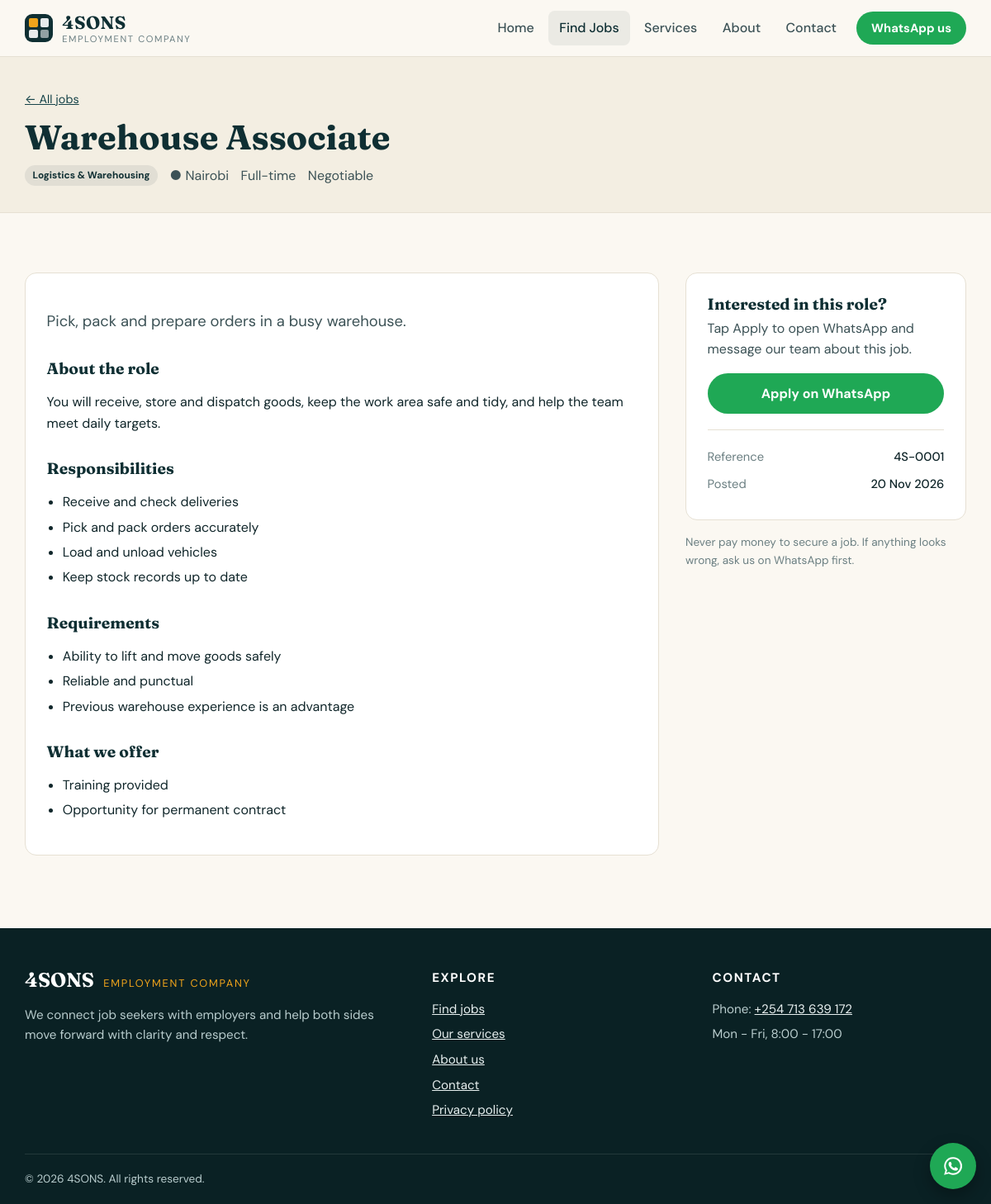
Page /job.php?id=1 on the committed database.
### tables this page shows
CREATE TABLE jobs (
        id           INTEGER PRIMARY KEY AUTOINCREMENT,
        title        TEXT NOT NULL,
        category_id  INTEGER REFERENCES categories(id) ON DELETE SET NULL,
        employer     TEXT,
        location     TEXT,
        job_type     TEXT NOT NULL DEFAULT 'Full-time',
        salary       TEXT,
        summary      TEXT,
        description  TEXT NOT NULL,
        requirements TEXT,
        benefits     TEXT,
        deadline     TEXT,
        status       TEXT NOT NULL DEFAULT 'published',
        featured     INTEGER NOT NULL DEFAULT 0,
        is_sample    INTEGER NOT NULL DEFAULT 0,
        views        INTEGER NOT NULL DEFAULT 0,
        created_at   TEXT NOT NULL,
        updated_at   TEXT NOT NULL
    );

CREATE TABLE categories (
        id         INTEGER PRIMARY KEY AUTOINCREMENT,
        name       TEXT NOT NULL UNIQUE,
        sort_order INTEGER NOT NULL DEFAULT 0
    );

### includes/db.php (called while the page is built, shortened)
<?php
function db(): PDO
{
    static $pdo = null;
    if ($pdo instanceof PDO) {
        return $pdo;
    }
    $path = cfg('db_path');
    $pdo = new PDO('sqlite:' . $path, null, null, [
        PDO::ATTR_ERRMODE            => PDO::ERRMODE_EXCEPTION,
        PDO::ATTR_DEFAULT_FETCH_MODE => PDO::FETCH_ASSOC,
    ]);
    $pdo->exec('PRAGMA foreign_keys = ON');
    $pdo->exec('PRAGMA busy_timeout = 5000');
    return $pdo;
}

### job.php (the view, shortened to what this page needs)
<?php
$id = (int) ($_GET['id'] ?? 0);
$job = $id ? find_job($id) : null;
$closed = !empty($job['deadline']) && $job['deadline'] < date('Y-m-d');
include __DIR__ . '/includes/header.php';
?>
<section class="page-head">
  <div class="container">
    <p class="crumbs"><a href="<?= e(url('jobs.php')) ?>">&larr; All jobs</a></p>
    <h1><?= e($job['title']) ?></h1>
    <div class="job-meta big">
      <?php if ($job['category_name']): ?><span class="chip"><?= e($job['category_name']) ?></span><?php endif; ?>
      <?php if ($job['location']): ?><span class="meta-item">&#9679; <?= e($job['location']) ?></span><?php endif; ?>
      <span class="meta-item"><?= e($job['job_type']) ?></span>
      <?php if ($job['salary']): ?><span class="meta-item"><?= e($job['salary']) ?></span><?php endif; ?>
    </div>
  </div>
</section>
<section class="section">
  <div class="container detail-layout">
    <article class="prose card">
      <?php if ($job['summary']): ?><p class="lead"><?= e($job['summary']) ?></p><?php endif; ?>
      <?= render_text($job['description']) ?>
      <?php if (trim((string) $job['requirements'])): ?><h3>Requirements</h3><?= render_text($job['requirements']) ?><?php endif; ?>
      <?php if (trim((string) $job['benefits'])): ?><h3>What we offer</h3><?= render_text($job['benefits']) ?><?php endif; ?>
    </article>
    <aside class="side">
      <div class="card apply-box">
        <?php if ($closed): ?>
          <h3>Applications closed</h3>
          <p>The deadline for this vacancy has passed. Message us to ask about similar roles.</p>
          <a class="btn btn-wa btn-block" href="<?= e(url('apply.php')) ?>" target="_blank" rel="nofollow noopener">Ask on WhatsApp</a>
        <?php else: ?>
          <h3>Interested in this role?</h3>
          <p>Tap Apply to open WhatsApp and message our team about this job.</p>
          <a class="btn btn-wa btn-block" href="<?= e(url('apply.php?id=' . $id)) ?>" target="_blank" rel="nofollow noopener">Apply on WhatsApp</a>
        <?php endif; ?>
        <dl class="facts">
          <div><dt>Reference</dt><dd><?= e(job_ref($id)) ?></dd></div>
          <div><dt>Posted</dt><dd><?= e(format_date($job['created_at'])) ?></dd></div>
        </dl>
      </div>
      <p class="safe">Never pay money to secure a job. If anything looks wrong, ask us on WhatsApp first.</p>
    </aside>
  </div>
</section>
<?php include __DIR__ . '/includes/footer.php'; ?>

### includes/helpers.php (shortened to what this page needs)
<?php
function e($v): string
{
    return htmlspecialchars((string) $v, ENT_QUOTES | ENT_SUBSTITUTE, 'UTF-8');
}
function base_url(): string
{
    static $base = null;
    if ($base !== null) {
        return $base;
    }
    $script = str_replace('\\', '/', (string) ($_SERVER['SCRIPT_NAME'] ?? '/'));
    $pos = strrpos($script, '/');
    $dir = $pos === false ? '' : substr($script, 0, $pos);
    return $base = rtrim($dir, '/');
}
function url(string $path = ''): string
{
    return base_url() . '/' . ltrim($path, '/');
}
function inline_fmt(string $s): string
{
    return preg_replace('/\*\*(.+?)\*\*/s', '<strong>$1</strong>', e($s));
}
function render_text(?string $text): string
{
    $text = trim(str_replace(["\r\n", "\r"], "\n", (string) $text));
    $out = '';
    foreach (preg_split("/\n{2,}/", $text) as $block) {
        $lines = explode("\n", trim($block));
        if (preg_match('/^##\s+(.+)$/', $lines[0], $m)) {
            $out .= '<h3>' . inline_fmt($m[1]) . '</h3>';
            array_shift($lines);
            if (!$lines) {
                continue;
            }
        }
        $isList = true;
        foreach ($lines as $l) {
            if (!preg_match('/^\s*[-*•]\s+/u', $l)) {
                $isList = false;
                break;
            }
        }
        if ($isList) {
            $out .= '<ul>';
            foreach ($lines as $l) {
                $out .= '<li>' . inline_fmt(preg_replace('/^\s*[-*•]\s+/u', '', $l)) . '</li>';
            }
            $out .= '</ul>';
        } else {
            $out .= '<p>' . implode('<br>', array_map('inline_fmt', $lines)) . '</p>';
        }
    }
    return $out;
}
function format_date(?string $s, string $fmt = 'j M Y'): string
{
    $t = strtotime($s);
    return $t ? date($fmt, $t) : '';
}
function job_ref(int $id): string
{
    return sprintf('4S-%04d', $id);
}
function find_job(int $id, bool $liveOnly = false): ?array
{
    $sql = 'SELECT j.*, c.name AS category_name FROM jobs j LEFT JOIN categories c ON c.id = j.category_id WHERE j.id = ?';
    $params = [$id];
    $st = db()->prepare($sql);
    $st->execute($params);
    $row = $st->fetch();
    return $row ?: null;
}

### assets/css/style.css (style rules this page uses)
:root { --ink:#10262a; --ink-2:#3c5256; --muted:#6b7f82; --teal:#0f2f33; --teal-2:#164349; --paper:#fbf8f2; --card:#fff; --line:#e6e0d3; --wa:#1fa855; --wa-dark:#178a45; --danger:#b3261e; --radius:14px; --shadow:0 1px 2px rgba(16,38,42,.06),0 8px 24px rgba(16,38,42,.07); --serif:'Fraunces',Georgia,serif; --sans:'DM Sans',system-ui,-apple-system,Segoe UI,sans-serif; }
* { box-sizing:border-box }
html { scroll-behavior:smooth }
body { margin:0;font-family:var(--sans);color:var(--ink);background:var(--paper);line-height:1.6;font-size:16px;-webkit-font-smoothing:antialiased }
a { color:var(--teal-2) }
h1,h2,h3 { font-family:var(--serif);line-height:1.2;color:var(--teal);margin:0 0 .5em }
h1 { font-size:clamp(2rem,5vw,3.2rem);font-weight:700 }
h3 { font-size:1.2rem }
.container { width:min(1140px,100% - 2rem);margin-inline:auto }
.lead { font-size:1.15rem;color:var(--ink-2) }
.btn { display:inline-flex;align-items:center;justify-content:center;gap:.5rem;border:2px solid transparent;border-radius:999px;padding:.75rem 1.4rem;font:700 1rem var(--sans);text-decoration:none;cursor:pointer;transition:transform .15s,background .15s,box-shadow .15s }
.btn-wa { background:var(--wa);color:#fff }
.btn-block { display:flex;width:100% }
.section { padding:clamp(2.5rem,6vw,4.5rem) 0 }
.page-head { background:#f3eee2;padding:2.5rem 0 2rem;border-bottom:1px solid var(--line) }
.page-head h1 { margin-bottom:.3rem;font-size:clamp(1.8rem,4vw,2.6rem) }
.crumbs { margin:0 0 .6rem;font-size:.9rem }
.job-meta { display:flex;flex-wrap:wrap;gap:.4rem .9rem;font-size:.88rem;color:var(--ink-2) }
.job-meta.big { font-size:1rem;margin-top:.5rem;align-items:center }
.chip,.tag { display:inline-block;font-size:.74rem;font-weight:700;padding:.2rem .6rem;border-radius:999px }
.chip { background:rgba(15,47,51,.08);color:var(--teal) }
.detail-layout,.contact-layout { display:grid;grid-template-columns:1fr 340px;gap:2rem;align-items:start }
.card { background:#fff;border:1px solid var(--line);border-radius:var(--radius);padding:1.6rem;margin-bottom:1rem }
.prose h3 { margin-top:1.6em }
.prose ul { padding-left:1.2rem }
.prose li { margin:.3rem 0 }
.side { position:sticky;top:90px }
.apply-box h3 { margin-bottom:.3rem }
.apply-box p { color:var(--ink-2);margin-top:0 }
.facts { margin:1.2rem 0 0;border-top:1px solid var(--line);padding-top:1rem }
.facts div { display:flex;justify-content:space-between;gap:1rem;padding:.3rem 0;font-size:.92rem }
.facts dt { color:var(--muted) }
.facts dd { margin:0;font-weight:500;text-align:right }
.safe { font-size:.85rem;color:var(--muted) }

### rows in the picture
jobs: title "Warehouse Associate", category.name "Logistics & Warehousing", location "Nairobi", job_type "Full-time", salary "Negotiable", summary "Pick, pack and prepare orders in a busy warehouse.", s "You will receive, store and dispatch goods, keep the work area safe and tidy, and help the team meet daily targets.", created_at "20 Nov 2026"

### other values in the picture
$siteName "4SONS"
$tagline "EMPLOYMENT COMPANY"
$label "Home"
$label "Find Jobs"
$label "Services"
$label "About"
$label "Contact"
preg_replace('/\*\*(.+?)\*\*/s', '<strong>$1</strong>', e($s)) "About the role"
preg_replace('/\*\*(.+?)\*\*/s', '<strong>$1</strong>', e($s)) "Responsibilities"
preg_replace('/\*\*(.+?)\*\*/s', '<strong>$1</strong>', e($s)) "Receive and check deliveries"
preg_replace('/\*\*(.+?)\*\*/s', '<strong>$1</strong>', e($s)) "Pick and pack orders accurately"
preg_replace('/\*\*(.+?)\*\*/s', '<strong>$1</strong>', e($s)) "Load and unload vehicles"
preg_replace('/\*\*(.+?)\*\*/s', '<strong>$1</strong>', e($s)) "Keep stock records up to date"
preg_replace('/\*\*(.+?)\*\*/s', '<strong>$1</strong>', e($s)) "Ability to lift and move goods safely"
preg_replace('/\*\*(.+?)\*\*/s', '<strong>$1</strong>', e($s)) "Reliable and punctual"
